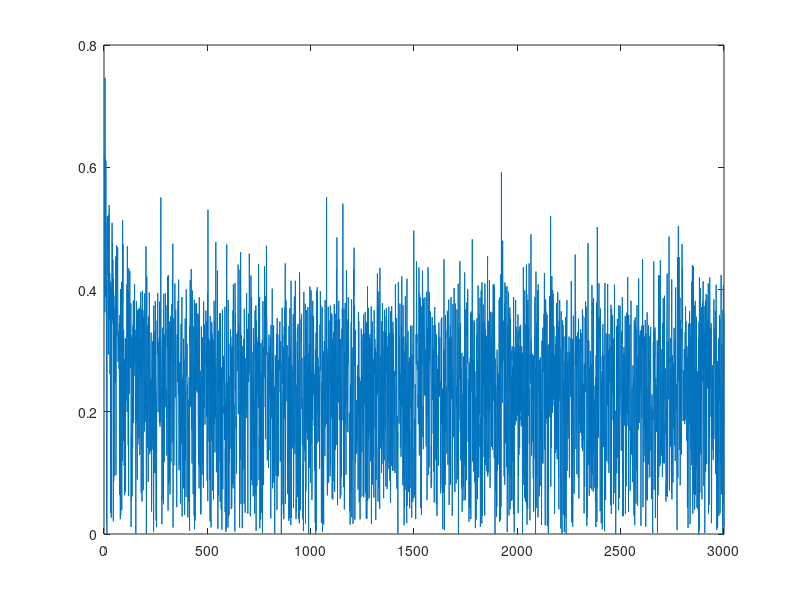

Write the MATLAB code that produced this figure.
%%% Homework 3 %%%
pnums = 300;

f = [];
g = [];
for n = 1:pnums
    fi = randn(100, 1);
    gi = randn(100, 1);
    finorm = fi / norm(fi);
    ginorm = gi / norm(gi);
    f(:,n) = finorm;
    g(:,n) = ginorm;
end

A = zeros(100, 100);
for n = 1:pnums
    ft = transpose(f(:,n));
    ai = g(:,n) * ft;
    A = A + ai;
end
% Part C, simulate random chance
Arandom = A;

gprime = [];
compare = [];
lengths = [];
for n = 1:pnums
    giprime = A * f(:,n);
    gprime(:,n) = giprime;
    compare = [compare ; dot(gprime(:,n), g(:,n))];
    lengths = [lengths ; norm(giprime)];
end
% fprintf('avg cos: %12f, avg length: %12f\n', mean(compare), mean(lengths));

% add learning
learning_trials = pnums*10;

epsilon = 1/1000;

trials = [];
errors = [];
percent_diffs = [];
percent_diff_mean_diffs = [];
for i = 1:learning_trials
    vi = floor(rand*pnums) + 1; % between 0 - pnums
    % Part D, consecutive inputs 
    % vi = mod(i, pnums) + 1;
    ki = 1/(f(:,vi)' * f(:,vi)) - epsilon;
    gprime = A * f(:,vi);
    deltaA = ki*(g(:,vi) - gprime)*f(:,vi)';
    A = A + deltaA;
    
    % evaluate performance
    error = g(:,vi) - gprime;
    error = error.^2;
    errors = [errors ; norm(error)];
    
    % Part B, measuring convergence
%     mean_pre_diff = mean(percent_diffs);
%     percent_diff = abs((errors(i) - mean(errors))/mean(errors));
%     percent_diffs = [percent_diffs; percent_diff];
%     mean_post_diff = mean(percent_diffs);
%     percent_diff_mean_diffs = [percent_diff_mean_diffs ; (mean_post_diff - mean_pre_diff)/mean_pre_diff];
    
    trials = [trials ; i];
    % the more trials you learn, the smaller error should become
end

% Part C, simulate random chance
% random_errors = [];
% random_trials = [];
% for i= 1:learning_trials
%     vi = floor(rand*pnums) + 1;
%     ki = 1/(f(:,vi)' * f(:,vi)) - epsilon;
%     vi2 = floor(rand*pnums) + 1;
%     gprime = g(:,vi2);
%     deltaArandom = ki*(g(:,vi) - gprime)*f(:,vi)';
%     Arandom = Arandom + deltaArandom;
%     
%     % evaluate performance
%     error = g(:,vi) - gprime;
%     error = error.^2;
%     random_errors = [random_errors ; norm(error)];
%     random_trials = [random_trials ; i];
% end

% percent_diffs = [];
% for i = 1:length(errors)
%     percent_diff = abs((errors(i) - mean(errors))/mean(errors));
%     fprintf('diff: %12f\n', percent_diff);
%     percent_diffs = [percent_diffs; percent_diff];
% end

% Part A, measuring oscillation
% Part D
plot(trials, errors);

% Part B, measuring convergence
% plot(trials, percent_diff_mean_diffs)

% Part C, simulate random chance
% figure
% plot(random_trials, random_errors, trials, errors)